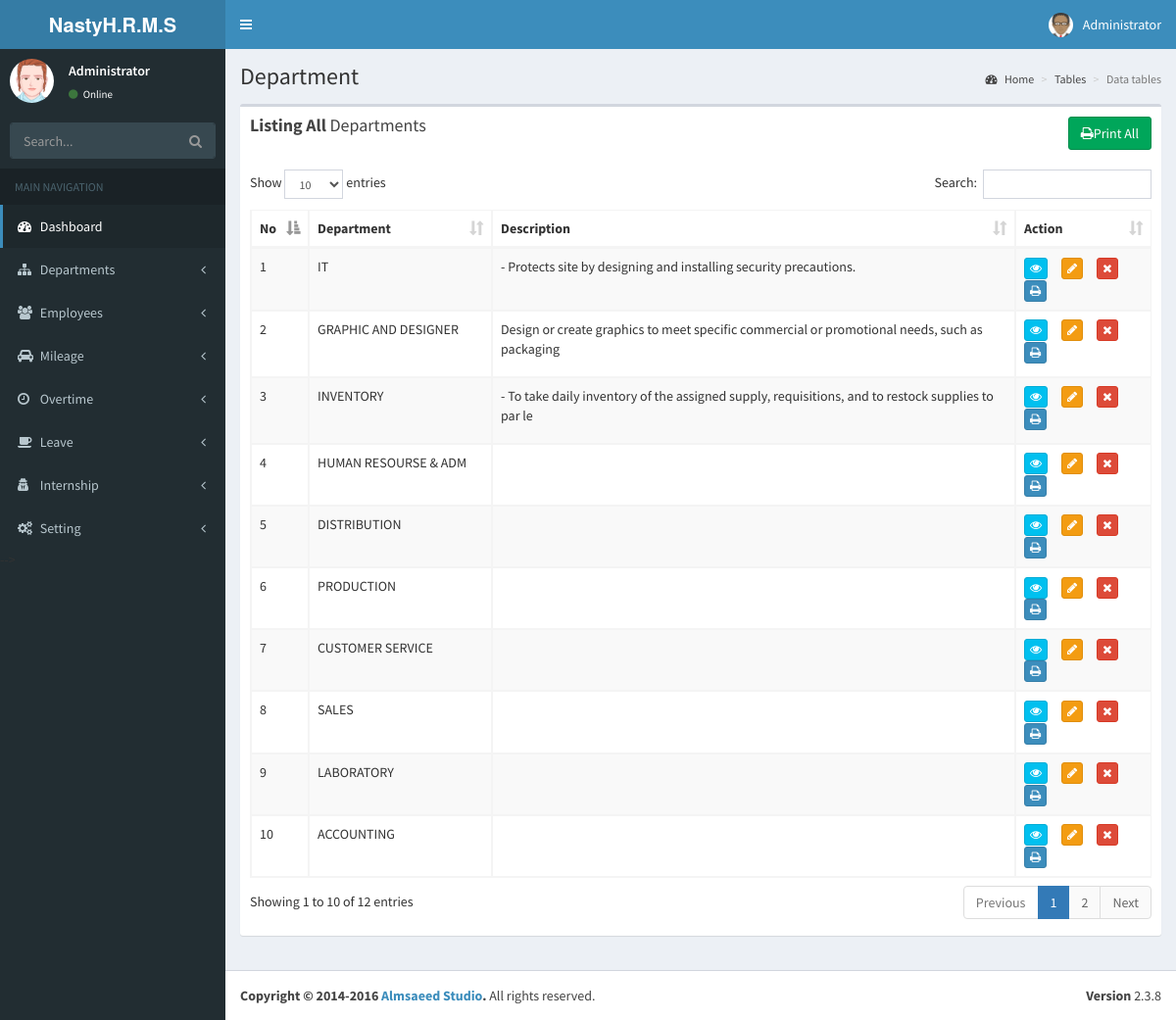
/dashboard/page/a3, run on the app's committed database.
### tables this page shows
CREATE TABLE IF NOT EXISTS `department` (
  `dept_id` int(11) NOT NULL AUTO_INCREMENT,
  `deptName` varchar(20) NOT NULL,
  `dept_description` varchar(100) NOT NULL,
  PRIMARY KEY (`dept_id`)
);

### application/controllers/dashboard.php (called while the page is built, shortened)
<?php
class dashboard extends CI_Controller
{
	public function page($key)
    {
    	switch ($key)
    	{
          case 'a3':
              $this->load->database();
              $this->load->model('m_department');
              $arr['arr'] = $this->m_department->getAll();
              $this->load->view('nastyHRMS/navigation');
              $this->load->view('nastyHRMS/header');
              $this->load->view('list_department',$arr);
              break;
   		}
    }
}

### index.php (called while the page is built, shortened)
<?php
require_once BASEPATH.'core/CodeIgniter.php';

### application/models/m_department.php (called while the page is built, shortened)
<?php
	class m_department extends CI_Model {
	    public function getAll($where = null , $all = false)
	    {
	    	$this->db->select('*');
	        $this->db->from(self::TABLE_NAME);
	        $result = $this->db->get()->result();
	        if ($result) {
	            if ($where !== NULL) {
	                return array_shift($result);
	            } else {
	                return $result;
	            }
	        } else {
	            return false;
	        }
	    }
	}
?>

### application/views/list_department.php (the view, shortened to what this page needs)
<!DOCTYPE html>
<html>
<head>
  <link rel="stylesheet" href="<?= base_url(); ?>bootstrap/css/bootstrap.min.css">
  <link rel="stylesheet" href="https://cdnjs.cloudflare.com/ajax/libs/font-awesome/4.5.0/css/font-awesome.min.css">
  <link rel="stylesheet" href="https://cdnjs.cloudflare.com/ajax/libs/ionicons/2.0.1/css/ionicons.min.css">
  <link rel="stylesheet" href="../../plugins/datatables/dataTables.bootstrap.css">
  <link rel="stylesheet" href="<?= base_url(); ?>dist/css/AdminLTE.min.css">
  <link rel="stylesheet" href="<?= base_url(); ?>dist/css/skins/_all-skins.min.css">
</head>
<body class="hold-transition skin-blue sidebar-mini">
<div class="wrapper">
  <div class="content-wrapper">
    <section class="content-header">
      <h1>
        Department
      </h1>
      <ol class="breadcrumb">
        <li><a href="#"><i class="fa fa-dashboard"></i> Home</a></li>
        <li><a href="#">Tables</a></li>
        <li class="active">Data tables</li>
      </ol>
    </section>
    <section class="content">
      <div class="row">
        <div class="col-xs-12">
          <div class="box">
            <div class="box-header">
              <h3 class="box-title"><b>Listing All</b> Departments</h3>
               <a href="" name="print_all" id="print_all" class="btn btn-success pull-right"><i class="fa fa-print"></i>Print All</a>
            </div>
            <div class="box-body">
              <table id="example1" class="table table-bordered table-striped">
                <thead>
                <tr>
                  <th>No</th>
                  <th>Department</th>
                  <th>Description</th>
                  <th style="width: 15%;" id="exclude_header">Action</th>
                </tr>
                </thead>
                <tbody>
                <?php
                      $n = 0;
                       if (sizeof($arr) != 0) {
                      foreach ($arr as $dept){
                      $n++;
                ?>
                <tr>
                  <td><?= $n?></td>
                  <td><?= $dept->deptName; ?></td>
                  <td><?= $dept->dept_description; ?></td>
                  <td id="exclude_column"><a href="<?= site_url('dashboard/page/a19?view=').$dept->dept_id; ?>" name="c5" title="View Department">
                  <button type="button" class="btn btn-info btn-xs" title="View"><i class="fa fa-eye"></i></button></a>
                  <a href="<?= site_url('dashboard/page/c20?edit=').$dept->dept_id; ?>" name="c5" title="Edit department">
                  <button type="button" class="btn btn-warning btn-xs"><i class="fa fa-pencil"></i></button>
                  <a onclick = "return onDel();" href="<?= site_url('dashboard/page/c21?delete=').$dept->dept_id; ?>" name="c5" title="Delete User">
                  <button type="button" class="btn btn-danger btn-xs"><i class="fa fa-close"></i></button></a>
                  <a onclick = "return onDel();" href="<?= site_url('dashboard/page/c40?print=').$dept->dept_id; ?>" name="c5" title="Print">
                  <button type="button" class="btn btn-primary btn-xs"><i class="fa fa-print"></i></button></a>
                  </td>
                </tr>
                 <?php
                      }
                    }
                   ?>
                </tbody>
              </table>
            </div>
          </div>
        </div>
      </div>
    </section>
  </div>
  <footer class="main-footer">
    <div class="pull-right hidden-xs">
      <b>Version</b> 2.3.8
    </div>
    <strong>Copyright &copy; 2014-2016 <a href="http://almsaeedstudio.com">Almsaeed Studio</a>.</strong> All rights
    reserved.
  </footer>
</div>
</body>
</html>

### application/views/nastyHRMS/navigation.php (shortened to what this page needs)
<!DOCTYPE html>
<html>
<head>
  <link rel="stylesheet" href="<?= base_url(); ?>/bootstrap/css/bootstrap.min.css">
  <link rel="stylesheet" href="https://cdnjs.cloudflare.com/ajax/libs/font-awesome/4.5.0/css/font-awesome.min.css">
  <link rel="stylesheet" href="https://cdnjs.cloudflare.com/ajax/libs/ionicons/2.0.1/css/ionicons.min.css">
  <link rel="stylesheet" href="<?= base_url(); ?>/dist/css/AdminLTE.min.css">
  <link rel="stylesheet" href="<?= base_url(); ?>/dist/css/skins/_all-skins.min.css">
</head>
  <aside class="main-sidebar">
    <section class="sidebar">
      <div class="user-panel">
        <div class="pull-left image">
          <img src="<?= base_url(); ?>/dist/img/avatar2.png" class="img-circle" alt="User Image">
        </div>
        <div class="pull-left info">
          <p>Administrator</p>
          <a href="#"><i class="fa fa-circle text-success"></i> Online</a>
        </div>
      </div>
      <form action="#" method="get" class="sidebar-form">
        <div class="input-group">
          <input type="text" name="q" class="form-control" placeholder="Search...">
              <span class="input-group-btn">
                <button type="submit" name="search" id="search-btn" class="btn btn-flat"><i class="fa fa-search"></i>
                </button>
              </span>
        </div>
      </form>
      <ul class="sidebar-menu">
        <li class="header">MAIN NAVIGATION</li>
          <li class="active treeview">
          <a href="<?=site_url('dashboard/page/a1')?>">
            <i class="fa fa-tachometer"></i> <span>Dashboard</span>
          </a>
        </li>
  <li class="treeview">
          <a href="">
            <i class="fa fa-sitemap"></i> <span>Departments</span>
            <span class="pull-right-container">
              <i class="fa fa-angle-left pull-right"></i>
            </span>
          </a>
     </li>
    <li class="treeview">
          <a href="#">
            <i class="fa fa-users"></i> <span>Employees</span>
            <span class="pull-right-container">
              <i class="fa fa-angle-left pull-right"></i>
            </span>
          </a>
     </li>
     <li class="treeview">
          <a href="#">
            <i class="fa fa-car"></i> <span>Mileage</span>
            <span class="pull-right-container">
              <i class="fa fa-angle-left pull-right"></i>
            </span>
          </a>
     </li>
     <li class="treeview">
          <a href="#">
            <i class="fa fa-clock-o"></i> <span>Overtime</span>
            <span class="pull-right-container">
              <i class="fa fa-angle-left pull-right"></i>
            </span>
          </a>
     </li>
       <li class="treeview">
          <a href="#">
            <i class="fa fa-coffee"></i> <span>Leave</span>
            <span class="pull-right-container">
              <i class="fa fa-angle-left pull-right"></i>
            </span>
          </a>
     </li>
     <li class="treeview">
          <a href="#">
            <i class="fa fa-user-secret"></i> <span>Internship</span>
            <span class="pull-right-container">
              <i class="fa fa-angle-left pull-right"></i>
            </span>
          </a>
     </li>
      <li class="treeview">
          <a href="#">
            <i class="fa fa-cogs"></i> <span>Setting</span>
            <span class="pull-right-container">
              <i class="fa fa-angle-left pull-right"></i>
            </span>
          </a>
          </ul>
    </section>
  </aside>

### application/views/nastyHRMS/header.php (shortened to what this page needs)
<!DOCTYPE html PUBLIC "-//W3C//DTD XHTML 1.0 Transitional//EN" "http://www.w3.org/TR/xhtml1/DTD/xhtml1-transitional.dtd">
<html xmlns="http://www.w3.org/1999/xhtml">
<head>
  <link rel="stylesheet" href="<?= base_url(); ?>/bootstrap/css/bootstrap.min.css">
  <link rel="stylesheet" href="https://cdnjs.cloudflare.com/ajax/libs/font-awesome/4.5.0/css/font-awesome.min.css">
  <link rel="stylesheet" href="https://cdnjs.cloudflare.com/ajax/libs/ionicons/2.0.1/css/ionicons.min.css">
  <link rel="stylesheet" href="<?= base_url(); ?>/dist/css/AdminLTE.min.css">
  <link rel="stylesheet" href="<?= base_url(); ?>/dist/css/skins/_all-skins.min.css">
</head>
 <header class="main-header">
    <a href="index.html" class="logo">
      <span class="logo-lg"><b>Nasty</b><b>H.R.M.S</b></span>
    </a>
    <nav class="navbar navbar-static-top">
      <a href="#" class="sidebar-toggle" data-toggle="offcanvas" role="button">
      </a>
      <div class="navbar-custom-menu">
        <ul class="nav navbar-nav">
            </ul>
          <li class="dropdown user user-menu">
            <a href="#" class="dropdown-toggle" data-toggle="dropdown">
              <img src="<?= base_url(); ?>/dist/img/avatar.png" class="user-image" alt="User Image">
              <span class="hidden-xs">Administrator</span>
            </a>
          </li>
      </div>
    </nav>
  </header>

### data on the page
department: deptName "IT", dept_description "- Protects site by designing and installing security precautions."
department: deptName "GRAPHIC AND DESIGNER", dept_description "Design or create graphics to meet specific commercial or promotional needs, such as packaging"
department: deptName "INVENTORY", dept_description "- To take daily inventory of the assigned supply, requisitions, and to restock supplies to par le"
department: deptName "HUMAN RESOURSE & ADM"
department: deptName "DISTRIBUTION"
department: deptName "PRODUCTION"
department: deptName "CUSTOMER SERVICE"
department: deptName "SALES"
department: deptName "LABORATORY"
department: deptName "ACCOUNTING"
